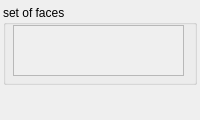
<?xml version="1.0" encoding="UTF-8"?>
<ui version="4.0">
 <class>propAnnotationSetOfFaces</class>
 <widget class="QWidget" name="propAnnotationSetOfFaces">
  <property name="geometry">
   <rect>
    <x>0</x>
    <y>0</y>
    <width>200</width>
    <height>120</height>
   </rect>
  </property>
  <property name="minimumSize">
   <size>
    <width>200</width>
    <height>120</height>
   </size>
  </property>
  <property name="windowTitle">
   <string>Form</string>
  </property>
  <property name="styleSheet">
   <string notr="true"/>
  </property>
  <widget class="QGroupBox" name="annotationSetOfFaces">
   <property name="geometry">
    <rect>
     <x>3</x>
     <y>5</y>
     <width>194</width>
     <height>80</height>
    </rect>
   </property>
   <property name="title">
    <string>set of faces</string>
   </property>
   <widget class="QTextEdit" name="info">
    <property name="enabled">
     <bool>false</bool>
    </property>
    <property name="geometry">
     <rect>
      <x>10</x>
      <y>20</y>
     <width>171</width>
     <height>51</height>
    </rect>
   </property>
  </widget>
  </widget>
 </widget>
 <resources/>
 <connections/>
</ui>
